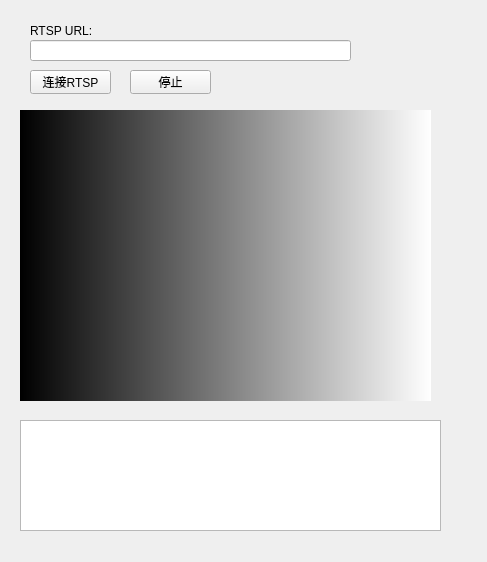
<?xml version="1.0" encoding="UTF-8"?>
<ui version="4.0">
 <class>MonitorWidget</class>
 <widget class="QWidget" name="MonitorWidget">
  <property name="geometry">
   <rect>
    <x>0</x>
    <y>0</y>
    <width>487</width>
    <height>562</height>
   </rect>
  </property>
  <property name="windowTitle">
   <string>Widget</string>
  </property>
  <widget class="QLabel" name="videoLabel">
   <property name="geometry">
    <rect>
     <x>20</x>
     <y>110</y>
     <width>411</width>
     <height>291</height>
    </rect>
   </property>
   <property name="styleSheet">
    <string notr="true">background-color: qlineargradient(spread:pad, x1:0, y1:0, x2:1, y2:0, stop:0 rgba(0, 0, 0, 255), stop:1 rgba(255, 255, 255, 255));</string>
   </property>
   <property name="text">
    <string/>
   </property>
  </widget>
  <widget class="QTextEdit" name="statusText">
   <property name="geometry">
    <rect>
     <x>20</x>
     <y>420</y>
     <width>421</width>
     <height>111</height>
    </rect>
   </property>
  </widget>
  <widget class="QLineEdit" name="urlEdit">
   <property name="geometry">
    <rect>
     <x>30</x>
     <y>40</y>
     <width>321</width>
     <height>21</height>
    </rect>
   </property>
  </widget>
  <widget class="QLabel" name="urlLabel">
   <property name="geometry">
    <rect>
     <x>30</x>
     <y>20</y>
     <width>71</width>
     <height>21</height>
    </rect>
   </property>
   <property name="text">
    <string>RTSP URL:</string>
   </property>
  </widget>
  <widget class="QPushButton" name="startButton">
   <property name="geometry">
    <rect>
     <x>30</x>
     <y>70</y>
     <width>81</width>
     <height>24</height>
    </rect>
   </property>
   <property name="text">
    <string>连接RTSP</string>
   </property>
  </widget>
  <widget class="QPushButton" name="stopButton">
   <property name="geometry">
    <rect>
     <x>130</x>
     <y>70</y>
     <width>81</width>
     <height>24</height>
    </rect>
   </property>
   <property name="text">
    <string>停止</string>
   </property>
  </widget>
 </widget>
 <resources/>
 <connections/>
</ui>
